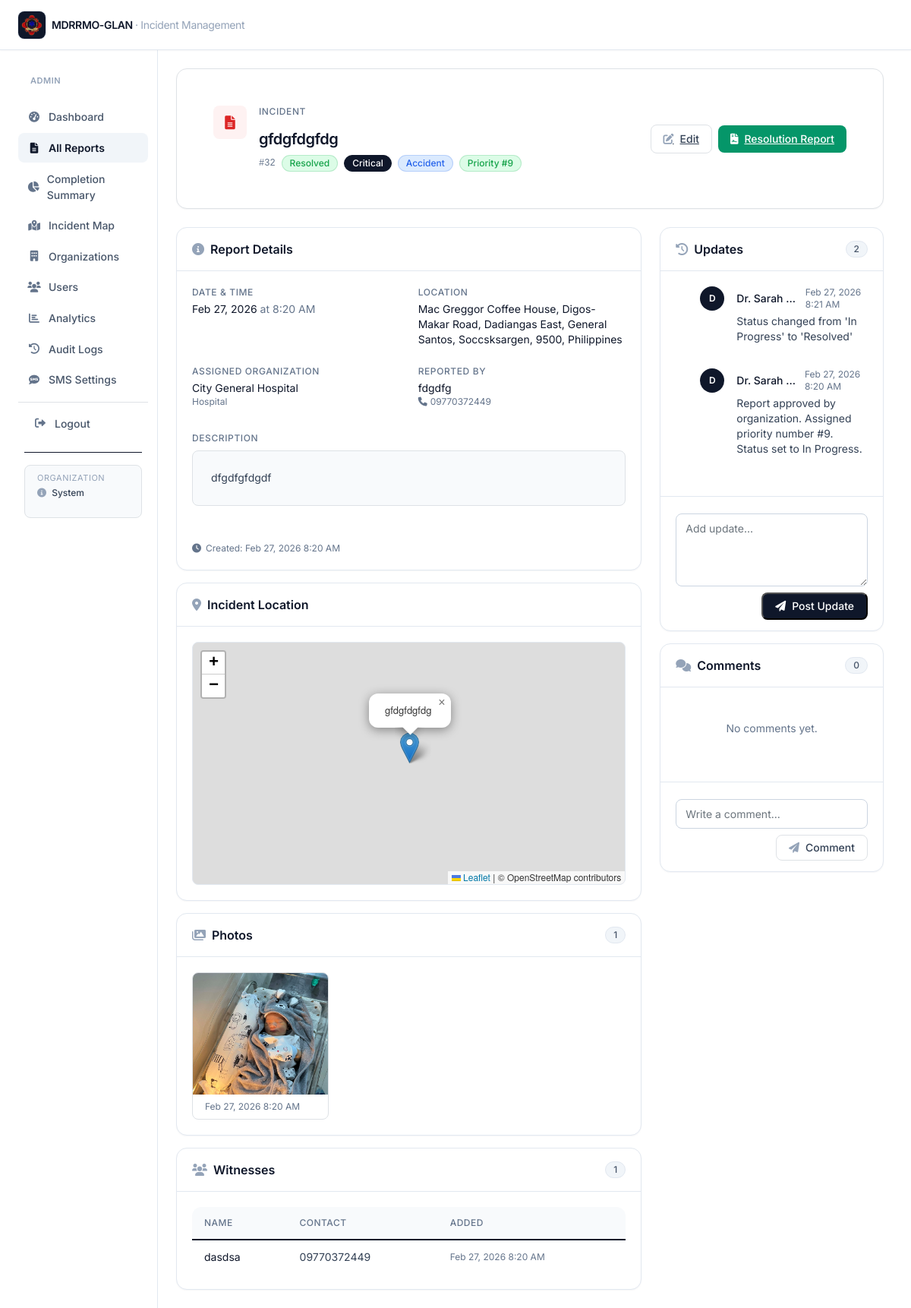
The app's page /reports/view.php?id=32 (signed in) with its own data.
### tables this page shows
CREATE TABLE IF NOT EXISTS `incident_reports` (
  `id` int NOT NULL AUTO_INCREMENT,
  `title` varchar(255) NOT NULL,
  `description` text NOT NULL,
  `incident_date` date NOT NULL,
  `incident_time` time NOT NULL,
  `location` varchar(255) NOT NULL,
  `latitude` decimal(10,8) DEFAULT NULL,
  `longitude` decimal(11,8) DEFAULT NULL,
  `severity_level` enum('Low','Medium','High','Critical') NOT NULL,
  `category` enum('Fire','Accident','Security','Medical','Emergency','Other') NOT NULL,
  `reported_by` varchar(255) NOT NULL,
  `reporter_contact_number` varchar(20) DEFAULT NULL,
  `family_contact_name` varchar(255) DEFAULT NULL,
  `family_contact_number` varchar(20) DEFAULT NULL,
  `organization_id` int NOT NULL,
  `status` enum('Pending','In Progress','Resolved','Closed') DEFAULT 'Pending',
  `resolution_notes` text,
  `created_at` timestamp NULL DEFAULT CURRENT_TIMESTAMP,
  PRIMARY KEY (`id`),
  KEY `idx_incident_reports_organization` (`organization_id`),
  KEY `idx_incident_reports_reported_by` (`reported_by`(250)),
  KEY `idx_incident_reports_status` (`status`),
  KEY `idx_incident_reports_date` (`incident_date`),
  KEY `idx_incident_reports_reporter_contact` (`reporter_contact_number`)
);

CREATE TABLE IF NOT EXISTS `report_queue` (
  `id` int NOT NULL AUTO_INCREMENT,
  `report_id` int NOT NULL,
  `organization_id` int NOT NULL,
  `status` enum('Waiting','Approved','Rejected') DEFAULT 'Waiting',
  `priority_number` int DEFAULT NULL,
  `assigned_to` int DEFAULT NULL,
  `created_at` timestamp NULL DEFAULT CURRENT_TIMESTAMP,
  `approved_at` timestamp NULL DEFAULT NULL,
  PRIMARY KEY (`id`),
  KEY `idx_report_queue_org` (`organization_id`),
  KEY `idx_report_queue_status` (`status`),
  KEY `idx_report_queue_report` (`report_id`),
  KEY `idx_report_queue_assigned` (`assigned_to`)
);

CREATE TABLE IF NOT EXISTS `organizations` (
  `id` int NOT NULL AUTO_INCREMENT,
  `org_name` varchar(255) NOT NULL,
  `org_type` enum('Hospital','Police','Fire Department','Security','Emergency Services') NOT NULL,
  `contact_number` varchar(20) DEFAULT NULL,
  `address` text,
  `latitude` decimal(10,8) DEFAULT NULL,
  `longitude` decimal(11,8) DEFAULT NULL,
  `logo_path` varchar(512) DEFAULT NULL,
  `created_at` timestamp NULL DEFAULT CURRENT_TIMESTAMP,
  PRIMARY KEY (`id`)
);

CREATE TABLE IF NOT EXISTS `incident_photos` (
  `id` int NOT NULL AUTO_INCREMENT,
  `report_id` int NOT NULL,
  `file_path` varchar(500) NOT NULL,
  `uploaded_at` timestamp NULL DEFAULT CURRENT_TIMESTAMP,
  PRIMARY KEY (`id`),
  KEY `report_id` (`report_id`)
);

CREATE TABLE IF NOT EXISTS `incident_witnesses` (
  `id` int NOT NULL AUTO_INCREMENT,
  `report_id` int NOT NULL,
  `witness_name` varchar(255) NOT NULL,
  `witness_contact` varchar(255) DEFAULT NULL,
  `created_at` timestamp NULL DEFAULT CURRENT_TIMESTAMP,
  PRIMARY KEY (`id`),
  KEY `report_id` (`report_id`)
);

CREATE TABLE IF NOT EXISTS `incident_updates` (
  `id` int NOT NULL AUTO_INCREMENT,
  `report_id` int NOT NULL,
  `update_text` text NOT NULL,
  `updated_by` int NOT NULL,
  `created_at` timestamp NULL DEFAULT CURRENT_TIMESTAMP,
  PRIMARY KEY (`id`),
  KEY `report_id` (`report_id`),
  KEY `updated_by` (`updated_by`)
);

CREATE TABLE IF NOT EXISTS `users` (
  `id` int NOT NULL AUTO_INCREMENT,
  `name` varchar(255) NOT NULL,
  `email` varchar(191) NOT NULL,
  `password` varchar(255) NOT NULL,
  `role` enum('Admin','Organization Account','Responder','Organization Member') NOT NULL,
  `organization_id` int DEFAULT NULL,
  `contact_number` varchar(20) DEFAULT NULL,
  `created_at` timestamp NULL DEFAULT CURRENT_TIMESTAMP,
  PRIMARY KEY (`id`),
  UNIQUE KEY `email` (`email`),
  KEY `organization_id` (`organization_id`),
  KEY `idx_contact_number` (`contact_number`)
);

### reports/view.php (the view, shortened to what the rows shown need)
<?php
require_once '../config/config.php';
$report_id = $_GET['id'] ?? 0;
$is_guest_access = isset($_GET['guest']) && $_GET['guest'] == '1';
$database = new Database();
$db = $database->getConnection();
$query = "SELECT ir.*, ir.reported_by as reporter_name, ir.reporter_contact_number, o.org_name, o.org_type, rq.priority_number, rq.assigned_to,
          om.name as assigned_member_name
          FROM incident_reports ir
          LEFT JOIN organizations o ON ir.organization_id = o.id
          LEFT JOIN report_queue rq ON rq.report_id = ir.id
          LEFT JOIN organization_members om ON rq.assigned_to = om.id
          WHERE ir.id = ?";
$stmt = $db->prepare($query);
$stmt->execute([$report_id]);
$report = $stmt->fetch();
$query = "SELECT * FROM incident_photos WHERE report_id = ? ORDER BY uploaded_at";
$stmt = $db->prepare($query);
$stmt->execute([$report_id]);
$photos = $stmt->fetchAll();
$query = "SELECT * FROM incident_witnesses WHERE report_id = ? ORDER BY created_at";
$stmt = $db->prepare($query);
$stmt->execute([$report_id]);
$witnesses = $stmt->fetchAll();
$query = "SELECT iu.*, u.name as updated_by_name
          FROM incident_updates iu
          LEFT JOIN users u ON iu.updated_by = u.id
          WHERE iu.report_id = ?
          ORDER BY iu.created_at DESC";
$stmt = $db->prepare($query);
$stmt->execute([$report_id]);
$updates = $stmt->fetchAll();
include '../views/header.php';
?>
<div class="container-fluid">
    <div class="row g-0">
        <main class="<?php echo $is_guest_access ? 'col-12' : 'col-md-9 ms-sm-auto col-lg-10'; ?> main-content">
            <div class="rounded-xl border border-slate-200 bg-white p-5 mb-6 shadow-sm">
                <div class="flex flex-col lg:flex-row lg:items-center lg:justify-between gap-4">
                    <div class="flex items-start gap-3">
                        <div>
                            <p class="text-xs uppercase tracking-wider text-slate-500 font-medium">Incident</p>
                            <h1 class="text-xl font-semibold tracking-tight text-slate-900 leading-tight">
                                <?php echo htmlspecialchars($report['title']); ?>
                            </h1>
                            <div class="mt-2 flex flex-wrap items-center gap-2">
                                <span class="font-mono text-xs text-slate-500">#<?php echo $report['id']; ?></span>
                                <span class="badge <?php echo get_status_badge_class($report['status']); ?>">
                                    <?php echo $report['status']; ?>
                                </span>
                                <span class="badge <?php echo get_severity_badge_class($report['severity_level']); ?>">
                                    <?php echo $report['severity_level']; ?>
                                </span>
                                <span class="badge bg-info"><?php echo $report['category']; ?></span>
                                <?php if (!empty($report['priority_number'])): ?>
                                    <span class="badge bg-success">Priority #<?php echo (int)$report['priority_number']; ?></span>
                                <?php endif; ?>
                            </div>
                        </div>
                    </div>
                </div>
            </div>
            <div class="grid grid-cols-1 lg:grid-cols-3 gap-4">
                <div class="lg:col-span-2 space-y-4">
                    <div class="card">
                        <div class="card-body">
                            <dl class="grid grid-cols-1 sm:grid-cols-2 gap-x-6 gap-y-4">
                                <div>
                                    <dt class="text-xs uppercase tracking-wider text-slate-500 font-medium mb-1">Date &amp; Time</dt>
                                    <dd class="text-sm text-slate-900">
                                        <?php echo format_date($report['incident_date']); ?>
                                        <span class="text-slate-500">at <?php echo date('g:i A', strtotime($report['incident_time'])); ?></span>
                                    </dd>
                                </div>
                                <div>
                                    <dt class="text-xs uppercase tracking-wider text-slate-500 font-medium mb-1">Location</dt>
                                    <dd class="text-sm text-slate-900"><?php echo htmlspecialchars($report['location']); ?></dd>
                                </div>
                                <div>
                                    <dt class="text-xs uppercase tracking-wider text-slate-500 font-medium mb-1">Assigned Organization</dt>
                                    <dd class="text-sm text-slate-900">
                                        <?php echo htmlspecialchars($report['org_name']); ?>
                                        <span class="block text-xs text-slate-500"><?php echo $report['org_type']; ?></span>
                                    </dd>
                                </div>
                                <div>
                                    <dt class="text-xs uppercase tracking-wider text-slate-500 font-medium mb-1">Reported By</dt>
                                    <dd class="text-sm text-slate-900">
                                        <?php echo htmlspecialchars($report['reporter_name']); ?>
                                        <?php if (!empty($report['reporter_contact_number'])): ?>
                                            <span class="block text-xs text-slate-500">
                                                <i class="fas fa-phone me-1"></i><?php echo htmlspecialchars($report['reporter_contact_number']); ?>
                                            </span>
                                        <?php endif; ?>
                                    </dd>
                                </div>
                            </dl>
                            <div class="mt-6">
                                <dt class="text-xs uppercase tracking-wider text-slate-500 font-medium mb-2">Description</dt>
                                <div class="rounded-lg border border-slate-200 bg-slate-50 p-4 text-sm text-slate-700 leading-relaxed">
                                    <?php echo nl2br(htmlspecialchars($report['description'])); ?>
                                </div>
                            </div>
                            <div class="mt-5 text-xs text-slate-500 flex items-center gap-1.5">
                                <i class="fas fa-clock"></i>
                                Created: <?php echo format_datetime($report['created_at']); ?>
                            </div>
                        </div>
                    </div>
                    <?php if (!empty($photos)): ?>
                    <div class="card">
                        <div class="card-body">
                            <div class="grid grid-cols-2 md:grid-cols-3 gap-3">
                                <?php foreach ($photos as $photo): ?>
                                <div class="group rounded-lg overflow-hidden border border-slate-200 cursor-pointer hover:shadow-card transition" onclick="openImageModal('<?php echo BASE_URL . $photo['file_path']; ?>')">
                                    <img src="<?php echo BASE_URL . $photo['file_path']; ?>"
                                         class="w-full h-40 object-cover group-hover:scale-105 transition-transform duration-300">
                                    <div class="px-3 py-2 text-xs text-slate-500">
                                        <?php echo format_datetime($photo['uploaded_at']); ?>
                                    </div>
                                </div>
                                <?php endforeach; ?>
                            </div>
                        </div>
                    </div>
                    <?php endif; ?>
                    <?php if (!empty($witnesses)): ?>
                    <div class="card">
                        <div class="card-body p-0">
                            <div class="table-responsive">
                                <table class="table mb-0">
                                    <thead>
                                        <tr>
                                            <th>Name</th>
                                            <th>Contact</th>
                                            <th>Added</th>
                                        </tr>
                                    </thead>
                                    <tbody>
                                        <?php foreach ($witnesses as $witness): ?>
                                        <tr>
                                            <td class="text-sm text-slate-900"><?php echo htmlspecialchars($witness['witness_name']); ?></td>
                                            <td class="text-sm text-slate-700"><?php echo htmlspecialchars($witness['witness_contact']); ?></td>
                                            <td class="text-xs text-slate-500"><?php echo format_datetime($witness['created_at']); ?></td>
                                        </tr>
                                        <?php endforeach; ?>
                                    </tbody>
                                </table>
                            </div>
                        </div>
                    </div>
                    <?php endif; ?>
                </div>
                <div class="space-y-4">
                    <div class="card">
                        <div class="card-body" style="max-height: 400px; overflow-y: auto;">
                            <?php if (empty($updates)): ?>
                                <p class="text-sm text-slate-500 text-center py-4">No updates yet.</p>
                            <?php else: ?>
                            <ul class="space-y-4">
                                <?php foreach ($updates as $update): ?>
                                <li class="flex gap-3">
                                    <span class="inline-flex h-8 w-8 shrink-0 items-center justify-center rounded-full bg-slate-900 text-white text-xs font-semibold">
                                        <?php echo strtoupper(substr($update['updated_by_name'] ?: 'S', 0, 1)); ?>
                                    </span>
                                    <div class="flex-1 min-w-0">
                                        <div class="flex items-center gap-2">
                                            <span class="text-sm font-medium text-slate-900 truncate"><?php echo htmlspecialchars($update['updated_by_name']); ?></span>
                                            <span class="text-xs text-slate-500"><?php echo format_datetime($update['created_at']); ?></span>
                                        </div>
                                        <p class="mt-1 text-sm text-slate-700"><?php echo nl2br(htmlspecialchars($update['update_text'])); ?></p>
                                    </div>
                                </li>
                                <?php endforeach; ?>
                            </ul>
                            <?php endif; ?>
                        </div>
                    </div>
                </div>
            </div>
        </main>
    </div>
</div>
<?php include '../views/footer.php'; ?>

### records on screen
incident_reports: title "gfdgfdgfdg", id "32", status "Resolved", severity_level "Critical", category "Accident", report_queue.priority_number "9", incident_date "Feb 27, 2026", incident_time "8:20 AM", location "Mac Greggor Coffee House, Digos-Makar Road, Dadiangas East, General Santos, Soccsksargen, 9500, Philippines", organization.org_name "City General Hospital", organization.org_type "Hospital", reported_by "fdgdfg", reporter_contact_number "09770372449", description "dfgdfgfdgdf", created_at "Feb 27, 2026 8:20 AM"
incident_photos: file_path (picture), uploaded_at "Feb 27, 2026 8:20 AM"
incident_witnesses: witness_name "dasdsa", witness_contact "09770372449", created_at "Feb 27, 2026 8:20 AM"
incident_updates: users.name "D", users.name "Dr. Sarah…", created_at "Feb 27, 2026 8:21 AM", update_text "Status changed from 'In Progress' to 'Resolved'"
incident_updates: users.name "D", users.name "Dr. Sarah…", created_at "Feb 27, 2026 8:20 AM", update_text "Report approved by organization. Assigned priority number #9. Status set to In Progress."

### other values on screen
$_SESSION['user_role'] "ADMIN"
count($photos) "1"
count($witnesses) "1"
count($updates) "2"
count($comments) "0"
